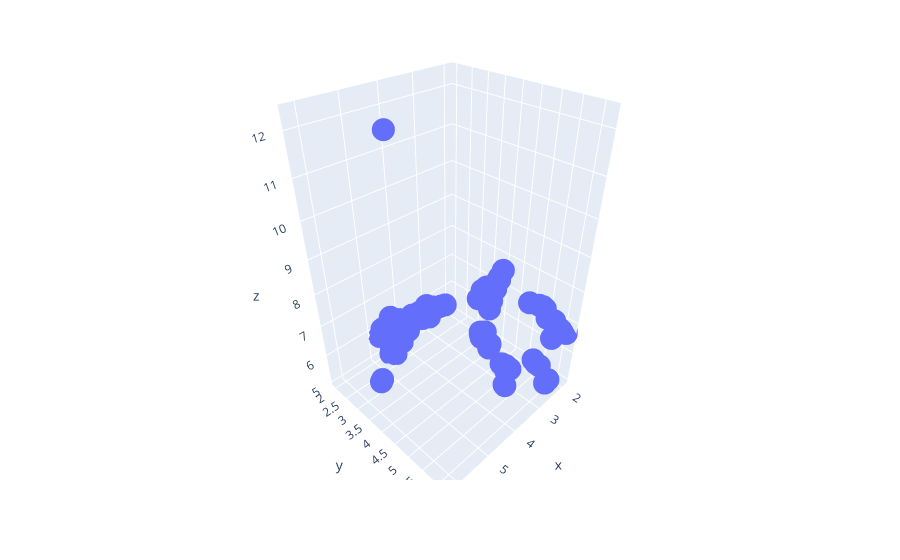

Notebook source saved alongside this figure:
### Code cell
f = px.scatter_3d(data, x="x", y="y", z="z", labels="labels")
f.show()
